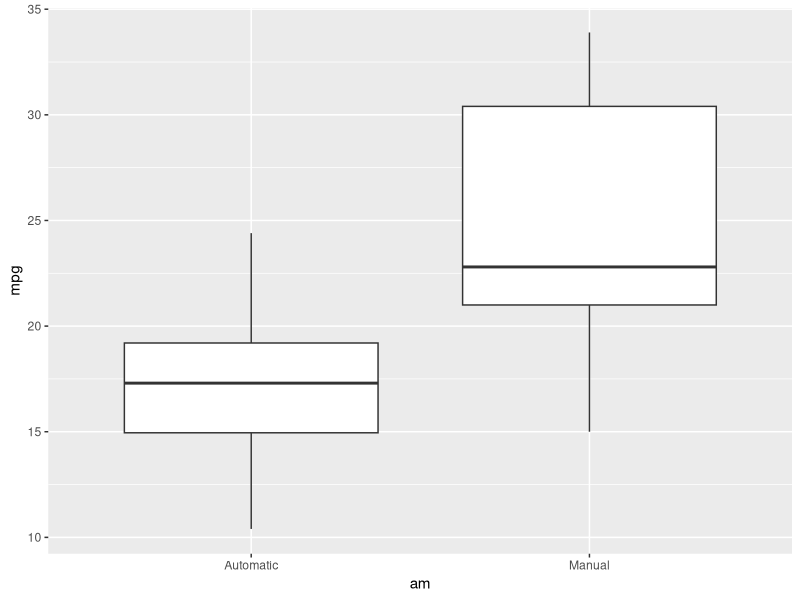
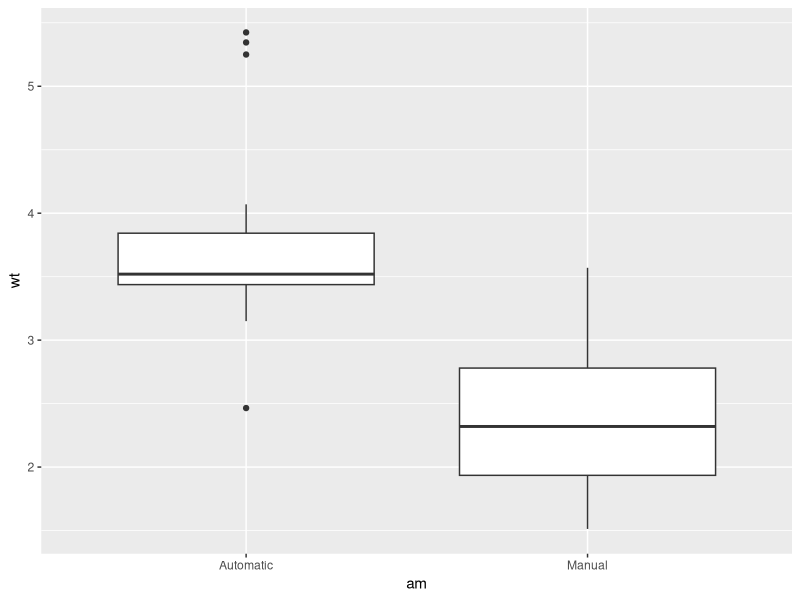
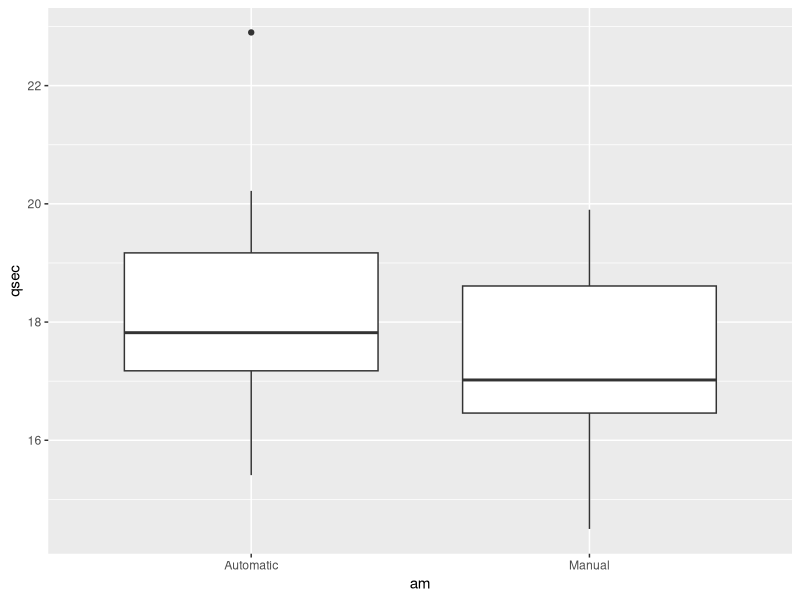
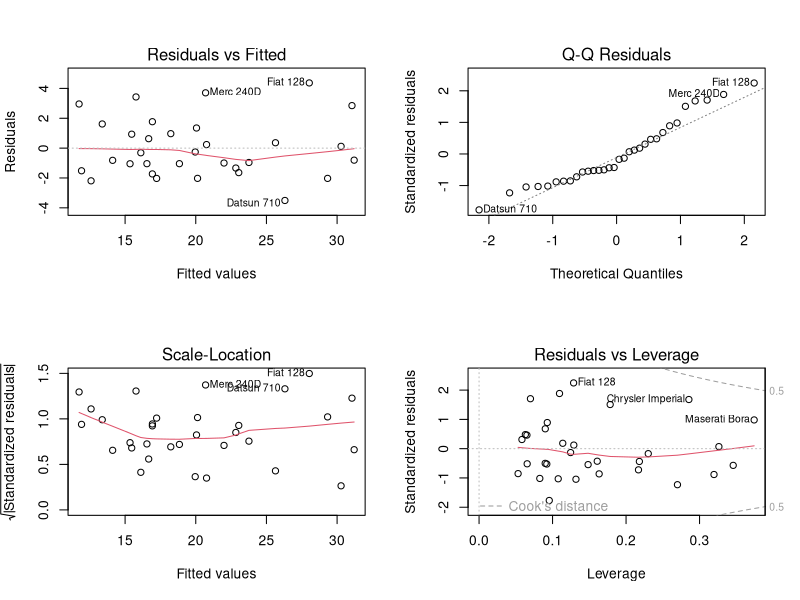

Here is the R script that generated these plots, in order:
## ---- chunk 1
knitr::opts_chunk$set(echo = TRUE)
library(ggplot2)
## ---- chunk 2
myMtCars <- mtcars; myMtCars$am <- factor(myMtCars$am);
levels(myMtCars$am) <- c("Automatic", "Manual")
## ---- chunk 3
fitAm <- lm(mpg ~ am, data = myMtCars)
bestFit <- step(lm(mpg ~ ., data = myMtCars), trace = 0, direction = "both")
improvedFit <- lm(mpg ~ wt + qsec + am*wt, data = myMtCars)
anova(fitAm, bestFit, improvedFit)
## ---- chunk 4
t.test(mpg~am, data = mtcars)$p.value
## ---- chunk 5
g1 <- ggplot(data = myMtCars, aes(x = am, y = mpg)) + geom_boxplot()
g2 <- ggplot(data = myMtCars, aes(x = am, y = wt)) + geom_boxplot()
g3 <- ggplot(data = myMtCars, aes(x = am, y = qsec)) + geom_boxplot()

g1
g2
g3
## ---- chunk 6
summary(improvedFit)
## ---- chunk 7
par(mfrow = c(2,2))
plot(improvedFit)
